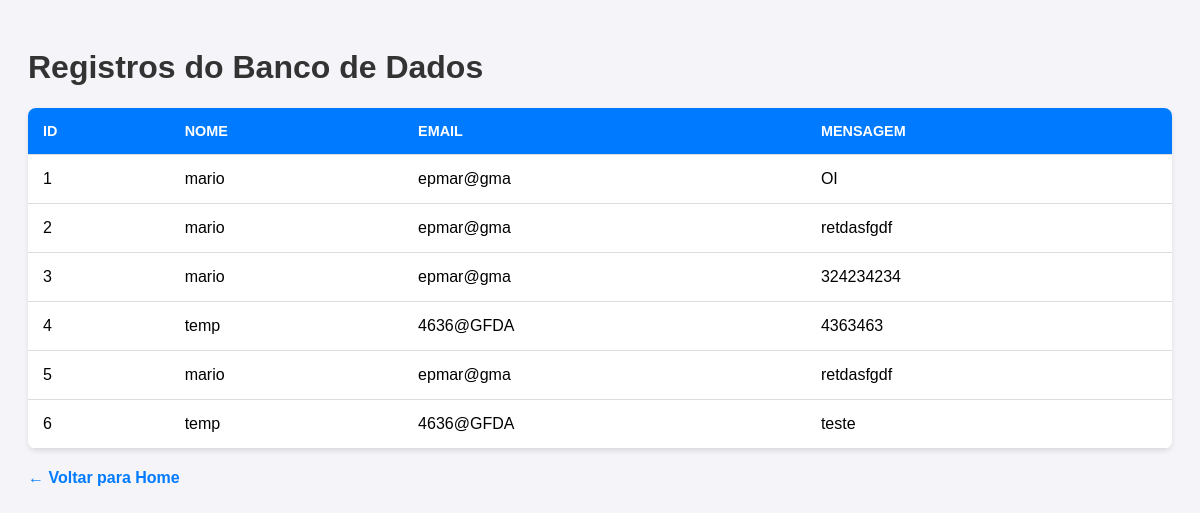
The page /banco on the database its author committed.
### tables this page shows
CREATE TABLE users (
            id INTEGER PRIMARY KEY AUTOINCREMENT,
            nome TEXT NOT NULL,
            email TEXT NOT NULL,
            message TEXT NOT NULL
        );

### main.py (the view)
@app.route('/banco')
def ver_banco():
    conn = get_db()
    cursor = conn.cursor()
    try:
        cursor.execute("SELECT * FROM users")
        dados = cursor.fetchall()
    except sqlite3.OperationalError:
        dados = []
    conn.close()
    return render_template("banco.html", usuarios=dados)

### main.py (called while the page is built)
def get_db():
    conn = sqlite3.connect("database.db")
    conn.row_factory = sqlite3.Row  # permite acessar colunas por nome
    return conn

### templates/banco.html (shortened to what this page needs)
<!DOCTYPE html>
<html lang="pt-br">
<head>
</head>
<body>
    <h1>Registros do Banco de Dados</h1>
    {% if usuarios %}
    <table>
        <thead>
            <tr>
                <th>ID</th>
                <th>Nome</th>
                <th>Email</th>
                <th>Mensagem</th>
            </tr>
        </thead>
        <tbody>
            {% for user in usuarios %}
            <tr>
                <td>{{ user['id'] }}</td>
                <td>{{ user['nome'] }}</td>
                <td>{{ user['email'] }}</td>
                <td>{{ user['message'] }}</td>
            </tr>
            {% endfor %}
        </tbody>
    </table>
    {% else %}
        <p class="empty">Nenhum registro encontrado no banco de dados.</p>
    {% endif %}
    <a href="/" class="btn-voltar">← Voltar para Home</a>
</body>
</html>

### templates/banco.html (style rules this page uses)
body { font-family: Arial, sans-serif; padding: 20px; background-color: #f4f4f9; }
h1 { color: #333; }
table { width: 100%; border-collapse: collapse; background: white; box-shadow: 0 2px 5px rgba(0,0,0,0.1); border-radius: 8px; overflow: hidden; }
th, td { padding: 15px; text-align: left; border-bottom: 1px solid #ddd; }
th { background-color: #007bff; color: white; text-transform: uppercase; font-size: 0.9em; }
.btn-voltar { display: inline-block; margin-top: 20px; text-decoration: none; color: #007bff; font-weight: bold; }

### rows shown on the page
users: id "1", nome "mario", email "epmar@gma", message "OI"
users: id "2", nome "mario", email "epmar@gma", message "retdasfgdf"
users: id "3", nome "mario", email "epmar@gma", message "324234234"
users: id "4", nome "temp", email "4636@GFDA", message "4363463"
users: id "5", nome "mario", email "epmar@gma", message "retdasfgdf"
users: id "6", nome "temp", email "4636@GFDA", message "teste"
